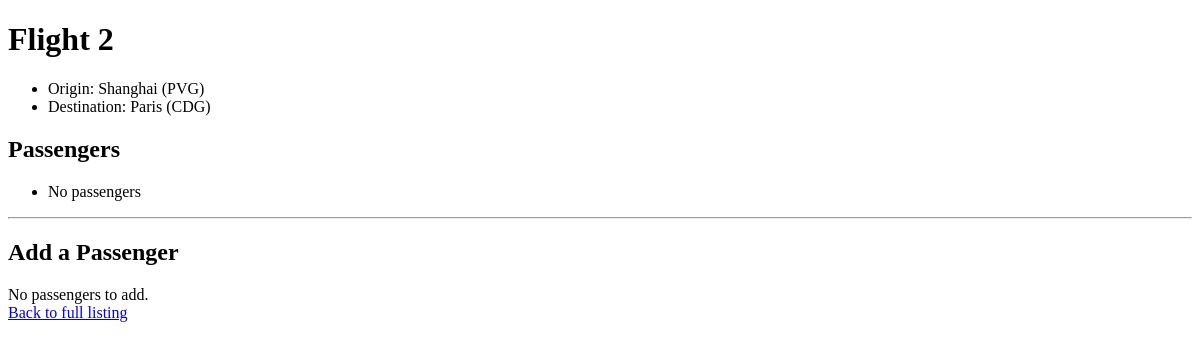
Page /2 on the earlier database version.
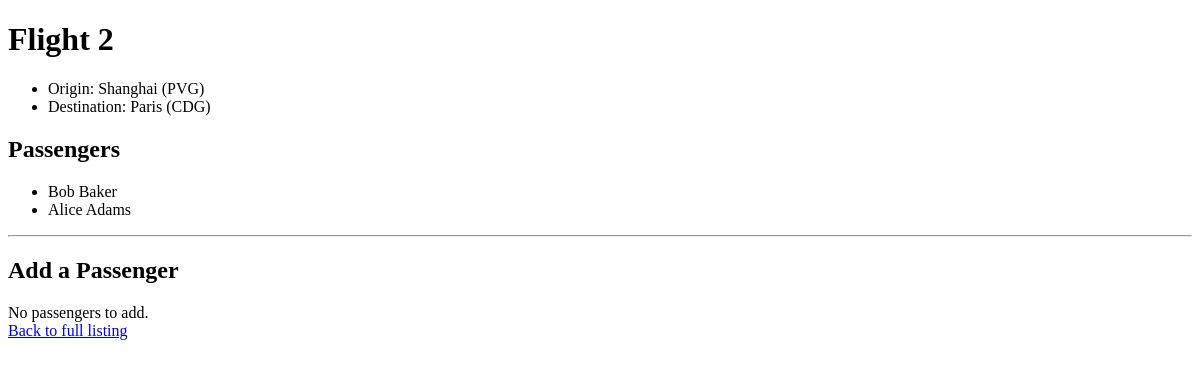
Same page on the later database version.
### flights/models.py (models this page shows)
class Passenger(models.Model):
    first = models.CharField(max_length=64)
    last = models.CharField(max_length=64)
    flights = models.ManyToManyField(Flight, blank=True, related_name="passengers")
    def __str__(self):
        return f"{self.first} {self.last}"

### flights/views.py (the view)
# urls.py: path("<int:flight_id>", views.flight, name="flight"),
def flight(request, flight_id):
    try:
        flight = Flight.objects.get(pk=flight_id)
    except Flight.DoesNotExist:
        raise Http404("Flight does not exist.")
    context = {
        "flight": flight,
        "passengers": flight.passengers.all(),
        "non_passengers": Passenger.objects.exclude(flights=flight).all()
    }
    return render(request, "flights/flight.html", context)

### flights/models.py (called while the page is built)
    def __str__(self):
        return f"{self.city} ({self.code})"

### flights/templates/flights/flight.html (shortened to what this page needs)
{% extends "flights/base.html" %}
{% block body %}
    <h1>Flight {{ flight.id }}</h1>
    <ul>
        <li>Origin: {{ flight.origin }}</li>
        <li>Destination: {{ flight.destination }}</li>
    </ul>
    <h2>Passengers</h2>
    <ul>
      {% for passenger in passengers %}
        <li>{{ passenger }}</li>
        {% empty %}
        <li>No passengers</li>
      {% endfor %}
    </ul>
    <hr>
    <h2>Add a Passenger</h2>
    {% if non_passengers %}
    <form action="{% url 'book' flight.id %}" method="post">
      {% csrf_token %}
        <select name="passenger">
          {% for passenger in non_passengers %}
            <option value="{{ passenger.id }}">{{ passenger }}</option>
          {% endfor %}
        </select>
        <input type="submit" value="Book Flight"/>
    </form>
    {% else %}
    <div>No passengers to add.</div>
    {% endif %}
    <a href="{% url 'index' %}">Back to full listing</a>
{% endblock %}

Differences in the rows shown:
added Passenger: first+last "Bob Baker"
added Passenger: first+last "Alice Adams"
Other differences:
text no longer shown: "No passengers"
